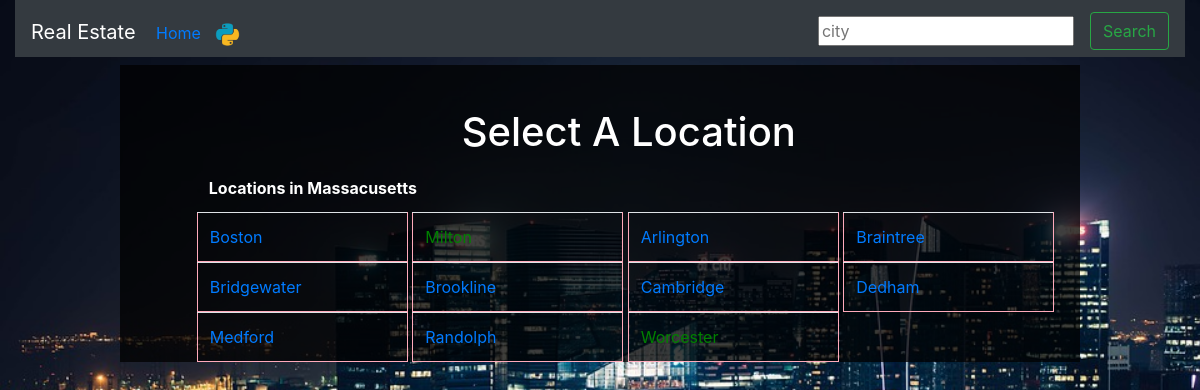
/homesapp/, run on the app's committed database.
### homesapp/models.py (models this page shows, shortened)
class Location(models.Model):
    location_name = models.CharField(max_length = 200)
    location_type = models.CharField(max_length = 200)

### homesapp/views.py (the view)
# urls.py: path('', views.IndexView.as_view(), name="index"),
class IndexView(generic.ListView):
    template_name = "homesapp/index.html"
    def get_context_data(self, **kwargs):
        context = super(IndexView, self).get_context_data(**kwargs)
        context['tags'] = "default"
        return context
    def get_queryset(self):
        return Location.objects.all()

### homesapp/templatetags/homesapp_extras.py (called while the page is built)
@register.simple_tag
def check_path(request, tags, pk):
    if(str(request.path) == "/homesapp/search/" or request.path == "/homesapp/"):
        tags = "locations"
    elif (str(request.path) == "/homesapp/" + str(pk) + "/" or
          str(request.path) == "/homesapp/" + str(pk) + "/searchProperties/"):
        tags = "properties"
    else:
        tags = ""
    return tags

@register.simple_tag
def style(location):
    if(location.property_set.exists()):
       return " color: green;"
    else:
        return ""

### homesapp/templates/homesapp/index.html (shortened to what this page needs)
{% extends 'homesapp/base.html' %}
{% load homesapp_extras %}
        {% block body %}
        <div class="home-card">
            <div class = "container" style="padding-left: 8%;padding-right: 2%">
                <div class="marg">
                    <h1>Select A Location</h1>
                </div>
                <table class="table">
                    <thead>
                        <tr>
                            <th style="border:0;">Locations in Massacusetts</th>
                        </tr>
                    </thead>
                    <tbody>
                        {% if location_list %}
                            {% for location in object_list %}
                                <tr class = "active">
                                    <td><a  style="{% style location %}" href="/homesapp/{{location.id}}">{{location.location_name}}</a></td>
                                </tr>
                            {% endfor %}
                        {% endif %}
                    </tbody>
                </table>
            </div>
        </div>
        {% endblock %}

### homesapp/templates/homesapp/base.html (shortened to what this page needs)
{% load staticfiles %}
{% load homesapp_extras %}
<!DOCTYPE html>
<html>
    <head>
        <link rel="stylesheet" type="text/css" href="{% static 'homesapp/css/style.css' %}">
        <link rel="stylesheet" href="https://maxcdn.bootstrapcdn.com/bootstrap/4.0.0/css/bootstrap.min.css">
    </head>
    <body>
    <div class= "col-md-12" style="margin-top:auto;">
        <nav class=" navbar-expand-md navbar-dark bg-dark" style="margin-top:auto;">
            <div class = "row" style="padding-top:1%;">
                <div class = "col-md-4" style="text-align: left;" style="margin-top:50%;">
                        &emsp;<div class="navbar-brand color-one">Real Estate</div>
                        <a href="/homesapp">Home</a>
                        <img src='{% static "homesapp/images/py.png" %}'
                            width="12%"height="95%" >
                        {% check_path request tags location.id as tags %}
                </div>
                <div class="col-md-8">
                    <div class="collapse navbar-collapse float-right" id="navbarSupportedContent2" >
                        <nav class="nav" >
                            {% if tags == "locations" %}
                            <form class="form-inline my-2 my-lg-0" action="{% url 'search' %}" method="get" accept-charset="utf-8">
                                <input class="searchfield" id="searchbox" placeholder="city" aria-label="Search"  name="q">
                                <button class="btn btn-outline-success my-2 my-sm-0" type="submit">Search</button>
                            </form>
                            {% endif %}
                        </nav>
                    </div>
                </div>
            </div>
        </nav>
    </div>
        {% block body%}
        {% endblock %}
    </body>
</html>

### homesapp/static/homesapp/css/style.css (style rules this page uses)
body { background: url('../images/city.jpg'); background-repeat: no-repeat; background-size: cover; }
.home-card { background-color:rgba(0, 0, 0, 0.75); margin: auto; width: 80%; height: 90%; color: white; }
.marg { padding-top: 5%; margin-top: 1%; text-align: center; }
.color-one { color: black; }

### homesapp/templates/homesapp/index.html (style rules this page uses)
table { border-collapse:collapse; table-layout:fixed; width:310px; }
table td { border:solid 1px #fab; width:210px; word-wrap:break-word; }
tr { display:inline }

### data on the page
Location: location_name "Boston"
Location: location_name "Milton"
Location: location_name "Arlington"
Location: location_name "Braintree"
Location: location_name "Bridgewater"
Location: location_name "Brookline"
Location: location_name "Cambridge"
Location: location_name "Dedham"
Location: location_name "Medford"
Location: location_name "Randolph"
Location: location_name "Worcester"
